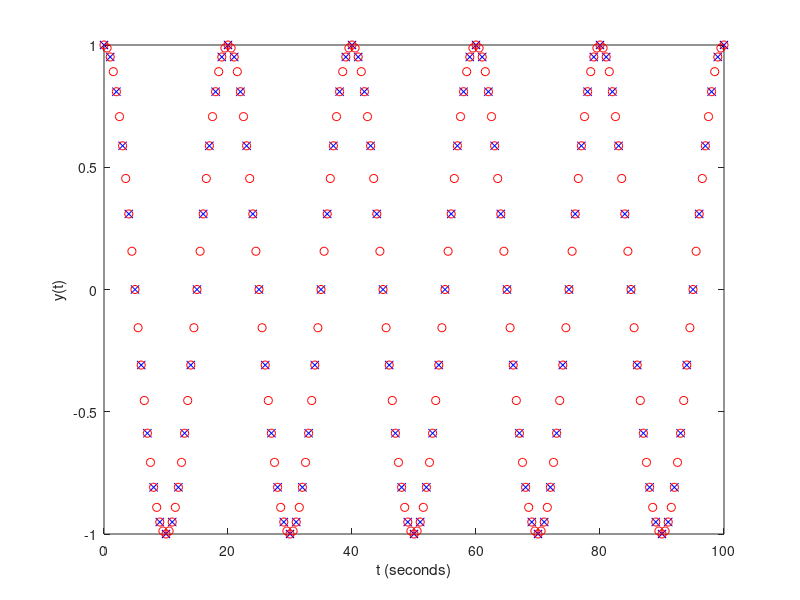

The MATLAB script that drew this image:
T = 100; % seconds
t = 0:T;
f = 1/100;
a = 2*pi*f;
for i = 1 : 50
    phs = i/50;
    y = cos(a*t + 2*pi*phs);
    plot(t, y, 'o');
    xlabel('t (seconds)');
    ylabel(['cos(a*t + 2\pi*', sprintf(' %1.2f)', phs)]);
    drawnow;
end


T = 100; % seconds
t = 0:T;
f = 5/100;
a = 2*pi*f;
y = cos(a*t);
plot(t,y,'bx');
xlabel('t (seconds)');
ylabel('y(t)');

hold on;

t2 = 0:0.5:T;
y2 = cos(a*t2);
plot(t2,y2,'ro');